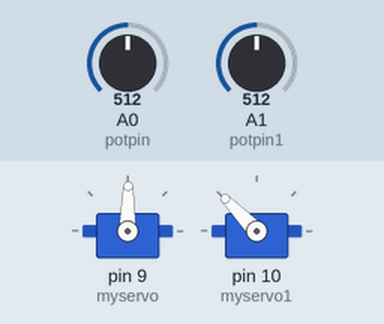
A sketch run on a simulated Arduino Uno, built with avr-gcc and run on an emulated ATmega328P. Shown: 2 × servo. The test bench sets the inputs (shaded band); at power-on: A0 (potpin) = 512, A1 (potpin1) = 512.

Above: at 1.2 s.
1.3 s: A0 (potpin) set to 716
At 1.9 s:
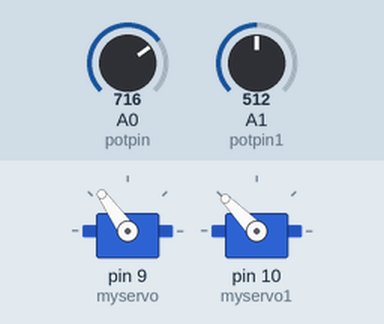
2.8 s: A1 (potpin1) set to 716
At 3.7 s:
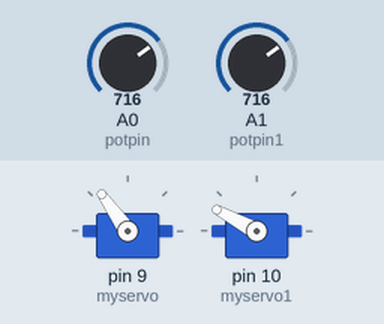
4.3 s: A0 (potpin) set to 900
At 4.9 s:
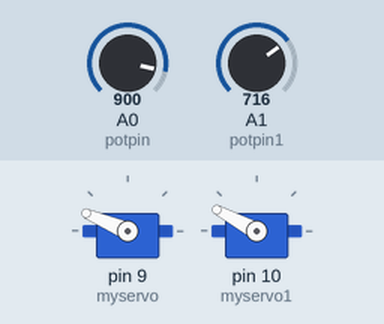
5.8 s: A1 (potpin1) set to 900
At 6.1 s:
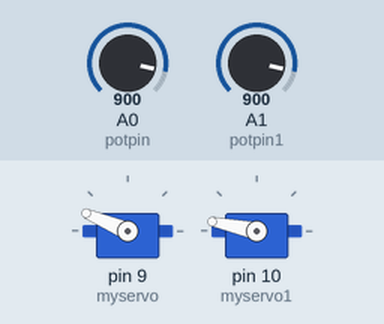
7.3 s: A0 (potpin) set to 1023
At 8.4 s:
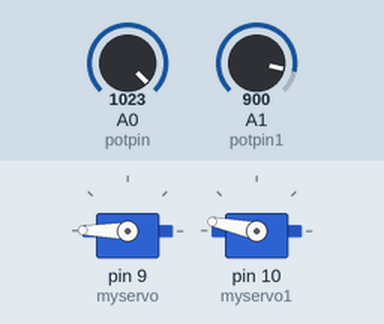
8.8 s: A1 (potpin1) set to 511
At 9.5 s:
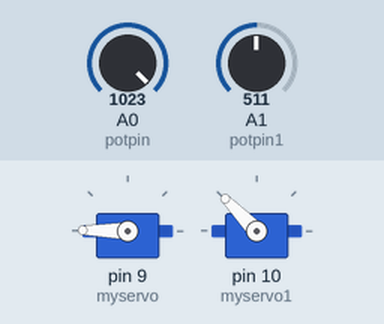
Timing chart, 0 to 11.3 s (numbered marks = the images above; inputs shaded):
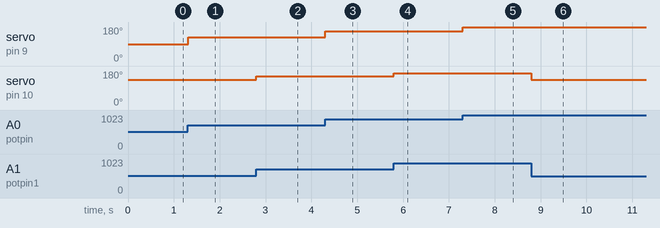

Measured:
- after the input at 1.3 s, servo on pin 9 (myservo): 89° → 125° at once
- after the input at 2.8 s, servo on pin 10 (myservo1): 134° → 152° at once
- after the input at 4.3 s, servo on pin 9 (myservo): 125° → 157° at once
- after the input at 5.8 s, servo on pin 10 (myservo1): 152° → 168° at once
- after the input at 7.3 s, servo on pin 9 (myservo): 157° → 179° at once
- after the input at 8.8 s, servo on pin 10 (myservo1): 168° → 134° at once

The sketch:

hockey_box_1.0.ino
```cpp
#include <Servo.h>

Servo myservo;  // create servo object to control a servo
Servo myservo1;  // create servo object to control a servo

int potpin = 0;  // pot in is 13 pwm analog pin used to connect the potentiometer
int potpin1 = 1;  // analog pin used to connect the potentiometerint val;    // variable to read the value from the analog pin
int val =0;
int val1=0;
void setup()
{
 myservo.attach(9);  // attaches the servo on pin 9 to the servo object
 myservo1.attach(10);  // attaches the servo on pin 9 to the servo object
}

void loop()
{
  val = analogRead(potpin);            // reads the value of the potentiometer (value between 0 and 1023) //
  val1 = analogRead(potpin1);            // reads the value of the potentiometer (value between 0 and 1023)
  val = map(val, 0, 1023, 0, 179);     // scale it to use it with the servo (value between 0 and 180)
  val1 = map(val1, 0, 1023, 90, 179);     // scale it to use it with the servo (value between 0 and 180)
   myservo.write(val);                  // pwm 13 sets the servo position according to the scaled value
   myservo1.write(val1);                  // sets the servo position according to the scaled value
  delay(15);                           // waits for the servo to get there
}
```
